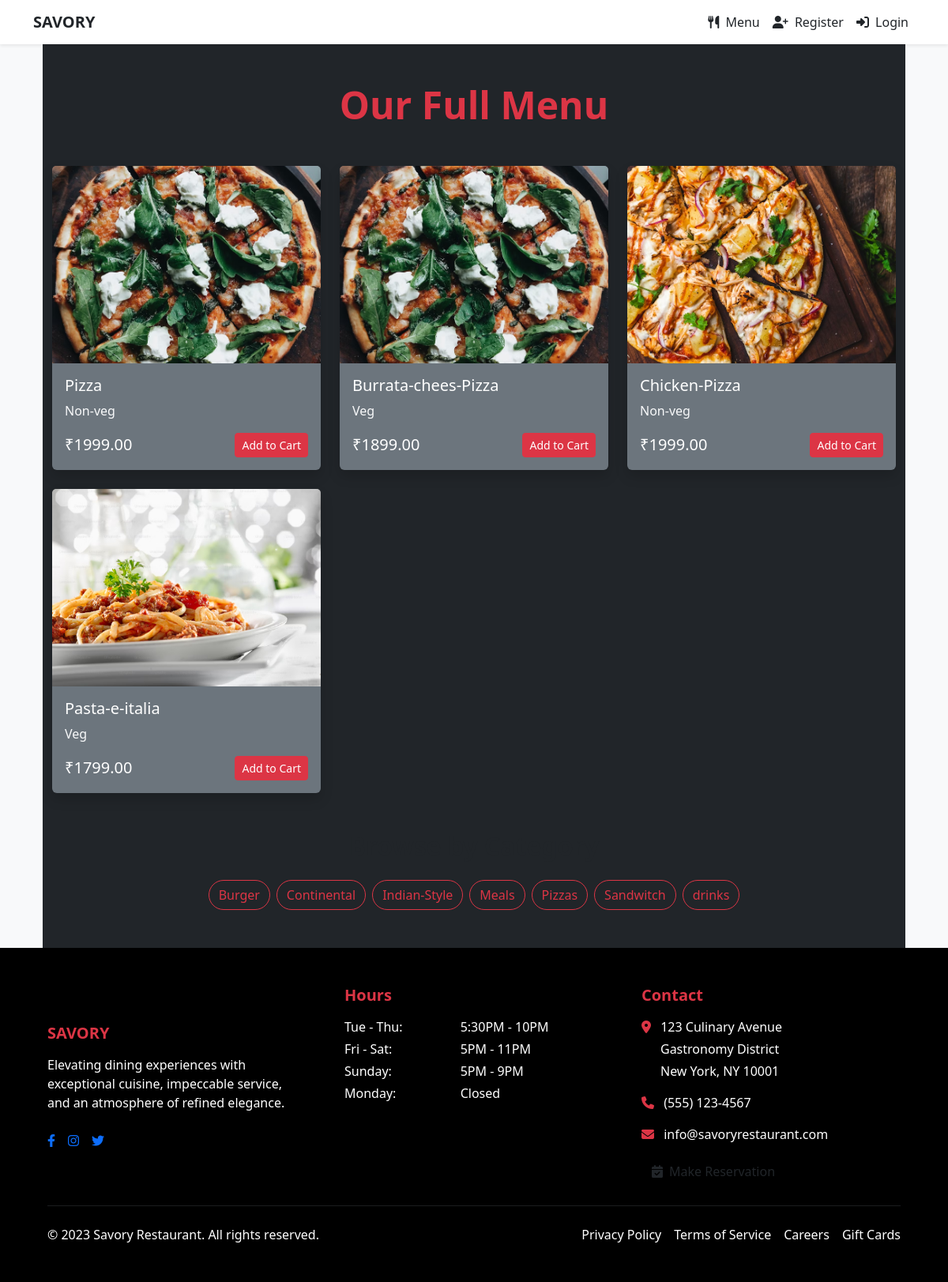
Screenshot of /menu/?category=Pizzas with the database file from the repository.
### myapp/models.py (models this page shows, shortened)
class Item(models.Model):
    name = models.CharField(max_length=200)
    description = models.TextField()
    price = models.DecimalField(max_digits=10, decimal_places=2)
    image = models.ImageField(upload_to="items/")
    category = models.ForeignKey(Category, on_delete=models.CASCADE)
    available = models.BooleanField(default=True)
    created_at = models.DateTimeField(auto_now_add=True)
    updated_at = models.DateTimeField(auto_now=True)
    featured = models.BooleanField(default=False)

class Category(models.Model):
    name = models.CharField(max_length=100, unique=True)
    slug = models.SlugField(max_length=120, unique=True)
    created_at = models.DateTimeField(auto_now_add=True)
    class Meta:
        verbose_name_plural = "Categories"
        ordering = ['name']

### myapp/views.py (the view)
# urls.py: path('menu/', views.menu, name='menu'),
def menu(request):
    category_slug = request.GET.get('category')
    if category_slug:
        items = Item.objects.filter(category__slug=category_slug, available=True)
    else:
        items = Item.objects.filter(available=True)
    categories = Category.objects.all()
    context = {
        'items': items,
        'categories': categories,
    }
    return render(request, 'menu.html', context)

### myapp/templates/menu.html (shortened to what this page needs)
{% extends 'base.html' %}
{% load static %}
{% block content %}
<section class="py-5 bg-dark">
  <div class="container">
    <h2 class="display-5 fw-bold mb-5 text-center text-custom-red">Our Full Menu</h2>
    {% if items %}
    <div class="row g-4">
      {% for item in items %}
      <div class="col-md-6 col-lg-4">
        <div class="card bg-secondary text-white h-100 border-0 shadow">
          {% if item.image %}
            <img src="{{ item.image.url }}" alt="{{ item.name }}" class="card-img-top" style="height: 250px; object-fit: cover;">
          {% else %}
            <img src="{% static 'images/default-dish.jpg' %}" alt="Default dish image" class="card-img-top" style="height: 250px; object-fit: cover;">
          {% endif %}
          <div class="card-body d-flex flex-column">
            <h3 class="card-title h5">{{ item.name }}</h3>
            <p class="card-text text-light flex-grow-1">{{ item.description|truncatechars:120 }}</p>
            <div class="d-flex justify-content-between align-items-center mt-auto">
              <span class="h5 text-custom-red mb-0">₹{{ item.price }}</span>
              <a href="{% url 'myapp:add_to_cart' item.id %}" class="btn btn-danger btn-sm">Add to Cart</a>
            </div>
          </div>
        </div>
      </div>
      {% endfor %}
    </div>
    {% else %}
      <p class="text-center text-muted py-5">No menu items available right now. Please check back later!</p>
    {% endif %}
    {% if categories %}
    <div class="mt-5">
      <h3 class="h2 fw-bold mb-4 text-center text-custom-red">Browse by Category</h3>
      <div class="d-flex flex-wrap justify-content-center gap-2">
        {% for category in categories %}
          <a href="?category={{ category.slug }}" class="btn btn-outline-danger rounded-pill">
            {{ category.name }}
          </a>
        {% endfor %}
      </div>
    </div>
    {% endif %}
  </div>
</section>
{% endblock %}

### myapp/templates/base.html (style rules this page uses)
.text-custom-red { color: #dc3545; }

### rows the page displays
Item: image (picture), name "Pizza", description "Non-veg", price "1999.00"
Item: image (picture), name "Burrata-chees-Pizza", description "Veg", price "1899.00"
Item: image (picture), name "Chicken-Pizza", description "Non-veg", price "1999.00"
Item: image (picture), name "Pasta-e-italia", description "Veg", price "1799.00"
Category: name "Burger"
Category: name "Continental"
Category: name "Indian-Style"
Category: name "Meals"
Category: name "Pizzas"
Category: name "Sandwitch"
Category: name "drinks"
